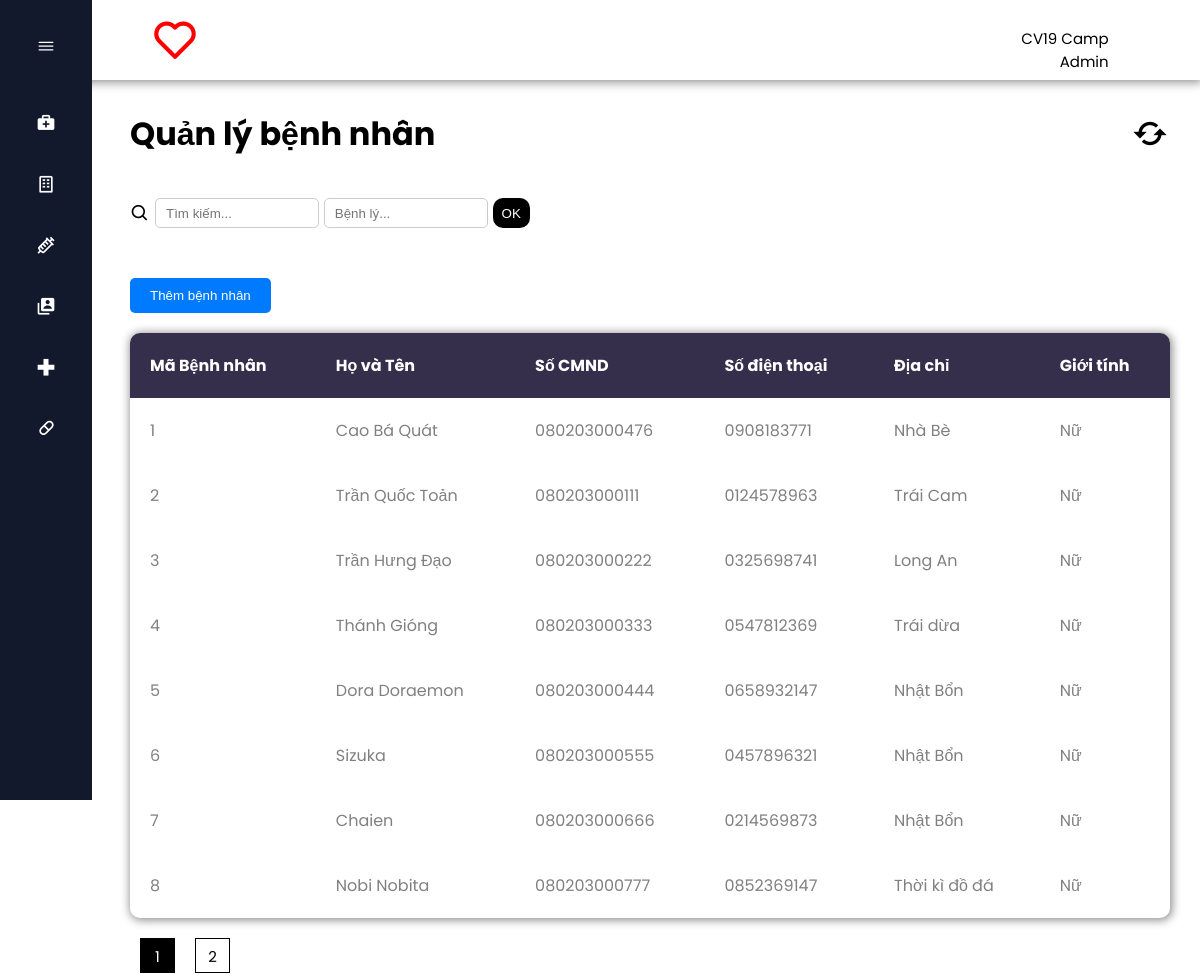
The app's page /1csdlnangcao/Benhnhan.php with its own data.
### tables this page shows
CREATE TABLE `benhnhan` (
  `MaBN` int(6) NOT NULL,
  `HoTen` varchar(50) DEFAULT NULL,
  `SoCMND` char(12) NOT NULL,
  `SDT` char(10) DEFAULT NULL,
  `DiaChi` varchar(255) DEFAULT NULL,
  `Gioitinh` char(1) DEFAULT NULL,
  `chuyendentu` varchar(255) DEFAULT NULL,
  `thongtinxnbandau` varchar(255) DEFAULT NULL,
  `Ma_Staff` int(6) DEFAULT NULL,
  `Ngay_nhap_vien` datetime DEFAULT NULL,
  `Ngay_xuat_vien` datetime DEFAULT NULL,
  `Ma_Nurse` int(6) DEFAULT NULL
);

### 1csdlnangcao/mvc/Models/DBConfig.php (called while the page is built, shortened)
<?php
    class Database{
        private $hostname = 'localhost';
        private $username = 'root';
        private $password = '';
        private $dbname = 'testdb';
        private $conn = null;
        private $result = null;
        public function connect(){
            $this->conn = new mysqli($this->hostname, $this->username, $this->password, $this->dbname);
            if(!$this->conn){
                echo "Failed to connect database";
                exit();
            }
            else{
                mysqli_set_charset($this->conn, "utf8");
            }
            return $this->conn;
        }
        public function execute($sql){
            $this->result = $this->conn->query($sql);
            return $this->result;
        }
        public function getData(){
            if($this->result){
                $data = mysqli_fetch_array($this->result);
            }
            else{
                $data = 0;
            }
            return $data;
        }
    }
?>

### 1csdlnangcao/Benhnhan.php (the view, shortened to what this page needs)
<!DOCTYPE html>
<html lang="en">
<head>
    <link href='https://unpkg.com/boxicons@2.1.4/css/boxicons.min.css' rel='stylesheet'>
    <link rel="stylesheet" href="./css/style-homepage.css">
    <link rel="stylesheet" href="https://cdnjs.cloudflare.com/ajax/libs/remixicon/3.4.0/remixicon.css">
</head>
<body>
    <?php
    include("./include/header.php");
    include("./mvc/Models/DBConfig.php");
    $db = new Database;
    $conn = $db->connect();
    $itemOfPage = !empty($_GET['itemOfPage']) ? $_GET['itemOfPage'] : 8;
    $currentPage = !empty($_GET['page']) ? $_GET['page'] : 1;
    $offset = ($currentPage - 1) * $itemOfPage;
    $sql = "SELECT bn.MaBN, bn.HoTen, bn.SoCMND, bn.SDT, bn.DiaChi, bn.Gioitinh, bn.chuyendentu, bn.thongtinxnbandau, bn.Ma_Staff,
    bn.Ngay_nhap_vien, bn.Ngay_xuat_vien, bn.Ma_Nurse FROM benhnhan bn ORDER BY 'MaBN' ASC LIMIT " . $itemOfPage . " OFFSET " . $offset . "";
    $totalProduct = mysqli_query($conn, "SELECT * FROM `benhnhan`");
    $totalProduct = $totalProduct->num_rows;
    $totalPage = ceil($totalProduct / $itemOfPage);
    $result = $db->execute($sql);
    ?>
    <div class="home_content">
        <div class="header-title">
            <h1>Quản lý bệnh nhân</h1>
            <i class='bx bx-refresh' onclick="refreshPages()"></i>
        </div>
        <div class="search-sort">
        <form action="" method="post">
            <div class="search-bar">
            <i class='bx bx-search'></i>
            <input type="text" name="searchdata" id="searchdata" placeholder="Tìm kiếm...">
            <input type="text" name="search_disease" placeholder="Bệnh lý...">
            <button type="submit" name="search">OK</button>
            </div>
        </form>
        </div>
        <div class="add-new-obj">
            <form action="./add_obj/thembenhnhan.php" method="post">
                <input type="submit" value="Thêm bệnh nhân">
            </form>
        </div>
        <div class="table-BN">
            <table>
                <tr class="tr-title">
                    <th>Mã Bệnh nhân</th>
                    <th>Họ và Tên</th>
                    <th>Số CMND</th>
                    <th>Số điện thoại</th>
                    <th>Địa chỉ</th>
                    <th>Giới tính</th>
                </tr>
                <?php
                if (isset($_POST['search'])) {
                } else {
                    if ($result) {
                        while ($row = $db->getData()) {
                            ?>
                            <tr class="data-table" data-href="./detail/detailPatient.php?id=<?= $row['MaBN'] ?>">
                                <td>
                                    <?php echo $row["MaBN"]; ?>
                                </td>
                                <td>
                                    <?php echo $row["HoTen"]; ?>
                                </td>
                                <td>
                                    <?php echo $row["SoCMND"]; ?>
                                </td>
                                <td>
                                    <?php echo $row["SDT"]; ?>
                                </td>
                                <td>
                                    <?php echo $row["DiaChi"]; ?>
                                </td>
                                <td>
                                    <?php
                                    if ($row["Gioitinh"] == "M") {
                                        echo "Nam";
                                    } else {
                                        echo "Nữ";
                                    }
                                    ?>
                                </td>
                            </tr>
                            <?php
                        }
                    }
                }
                ?>
        </table>
    </div>
    <div class="paging">
        <ul class="paging-lists">
            <?php
            for ($i = 1; $i <= $totalPage; $i++) {
                if ($i != $currentPage) {
                    if ($i > $currentPage - 3 && $i < $currentPage + 3) {
            ?>
                        <li class="paging-item" onclick="activeLink()"><a href="?itemOfPage=<?= $itemOfPage ?>&page=<?= $i ?>"><?= $i ?></a></li>
                    <?php
                    }
                } else {
                    ?>
                    <li class="paging-item active-paging"><a href="?itemOfPage=<?= $itemOfPage ?>&page=<?= $i ?>"><?= $i ?></a></li>
            <?php
                }
            }
            ?>
        </ul>
    </div>
    </div>
</body>
</html>

### 1csdlnangcao/include/header.php (shortened to what this page needs)
<header class="header">
        <div class="info-admin">
            <ul class="list-admin">
                <li>
                    <i class='bx bx-heart logo-main'></i>
                </li>
                <li class="notification-and-admin">
                    <div class="information-admin">
                        <div class="name-user">
                            <p>CV19 Camp</p>
                            <span>Admin</span>
                        </div>
                    </div>
                </li>
            </ul>
        </div>
    </header>
    <div class="l-navbar" id="navbar">
        <nav class="nav">
            <div>
                <div class="nav__brand">
                    <ion-icon name="menu-outline" class="nav__toggle" id="nav-toggle"></ion-icon>
                </div>
                <div class="nav__list">
                    <a href="./Benhnhan.php" class="nav__link">
                        <i class='bx bxs-first-aid nav_icon'></i>
                    </a>
                    <a href="./Phong.php" class="nav__link">
                        <i class='bx bx-building nav_icon'></i>
                    </a>
                    <a href="./xetnghiem.php" class="nav__link">
                        <i class='bx bx-injection nav_icon'></i>
                    </a>
                    <a href="./Nhanvien.php" class="nav__link">
                        <i class='bx bxs-user-account nav_icon'></i>
                    </a>
                    <a href="./dieutri.php" class="nav__link">
                        <i class='bx bx-plus-medical nav_icon'></i>
                    </a>
                    <a href="./thuoc.php" class="nav__link">
                        <i class='bx bx-capsule nav_icon'></i>
                    </a>
                </div>
            </div>
        </nav>
    </div>

### 1csdlnangcao/css/style-homepage.css (style rules this page uses)
:root { --nav-width: 92px; --first-color: #0C5DF4; --bg-color: #12192C; --sub-color: #B6CEFC; --white-color: #FFF; --body-font: 'Poppins', sans-serif; --normal-font-size: 1rem; --small-font-size: .875rem; --z-fixed: 100; }
* { margin: 0px; padding: 0px; box-sizing: border-box; }
body, html { height: 100%; position: relative; font-family: var(--body-font); }
a { text-decoration: none; color: #000; }
li { list-style: none; }
.l-navbar { position: fixed; top: 0; left: 0; width: var(--nav-width); height: 100vh; background-color: var(--bg-color); color: var(--white-color); padding: 1.5rem 1.5rem 2rem; transition: .5s; z-index: var(--z-fixed); }
.nav { height: 100%; display: flex; flex-direction: column; justify-content: space-between; overflow: hidden; }
.nav__brand { display: grid; grid-template-columns: max-content max-content; justify-content: space-between; align-items: center; margin-bottom: 2rem; }
.nav__toggle { font-size: 1.25rem; padding: .75rem; cursor: pointer; }
.nav__link { display: grid; grid-template-columns: max-content max-content; align-items: center; column-gap: .75rem; padding: .75rem; color: var(--white-color); border-radius: .5rem; margin-bottom: 1rem; transition: .3s; cursor: pointer; }
.nav_icon { font-size: 1.25rem; }
.home_content { position: absolute; height: 100%; width: calc(100% - 100px); left: 100px; transition: all .5s ease; padding: 30px; z-index: 9; }
.info-admin { height: 80px; width: 100%; box-shadow: 1px 1px 10px 1px #888888 }
.info-admin .list-admin { display: flex; justify-content: space-between; align-items: center; }
.notification-and-admin { padding-top: 20px; width: 250px; display: flex; justify-content: space-around; align-items: center; }
.information-admin { display: flex; justify-content: center; align-items: flex-start; text-align: right; font-size: 15px; margin-right: 30px; position: relative; }
.name-user { margin-left: 10px; }
.logo-main { margin-left: 150px; line-height: 80px; font-size: 50px; color: red; cursor: pointer; }
.header-title { display: flex; justify-content: space-between; align-items: center; }
.header-title .bx-refresh { font-size: 40px; cursor: pointer; }
.search-sort { display: flex; justify-content: space-between; align-items: center; margin-top: 40px; margin-bottom: 50px; }
.search-bar { width: 400px; display: flex; justify-content: flex-start; align-items: center; }
.search-bar input { margin-left: 5px; width: 100%; height: 30px; padding: 10px; outline: none; border-radius: 10px; }
.search-bar button { width: 100px; height: 30px; margin-left: 5px; border-radius: 10px; outline: none; border: none; background-color: #000; color: #fff; cursor: pointer; }
.search-bar .bx-search { font-size: 20px; }
table { font-family: var(--body-font); border-radius: 10px; box-shadow: 1px 1px 10px 1px #888888; text-align: left; overflow: hidden; }
table .tr-title { background-color: #362F4B; border-radius: 50px; color: white; }
table, td, th { margin-top: 20px; padding: 20px; }
table { width: 100%; border-collapse: collapse; margin: 20px 0; }
tr { color: #808080; }
input[type="text"], select { width: 100%; padding: 10px; border: 1px solid #ccc; border-radius: 5px; }
input[type="submit"] { background-color: #007BFF; color: #fff; border: none; padding: 10px 20px; border-radius: 5px; cursor: pointer; }
.paging { display: flex; justify-content: flex-start; align-items: center; width: 500px; }
.paging-lists { cursor: pointer; display: flex; justify-content: center; align-items: center; }
.paging-item { text-align: center; line-height: 35px; margin: 0 10px; font-size: 15px; width: 35px; height: 35px; border: 1px solid #000; }
.active-paging, .active-paging a { background-color: #000; color: #fff; }

### records on screen
benhnhan: MaBN "1", HoTen "Cao Bá Quát", SoCMND "080203000476", SDT "0908183771", DiaChi "Nhà Bè", Gioitinh "Nữ"
benhnhan: MaBN "2", HoTen "Trần Quốc Toản", SoCMND "080203000111", SDT "0124578963", DiaChi "Trái Cam", Gioitinh "Nữ"
benhnhan: MaBN "3", HoTen "Trần Hưng Đạo", SoCMND "080203000222", SDT "0325698741", DiaChi "Long An", Gioitinh "Nữ"
benhnhan: MaBN "4", HoTen "Thánh Gióng", SoCMND "080203000333", SDT "0547812369", DiaChi "Trái dừa", Gioitinh "Nữ"
benhnhan: MaBN "5", HoTen "Dora Doraemon", SoCMND "080203000444", SDT "0658932147", DiaChi "Nhật Bổn", Gioitinh "Nữ"
benhnhan: MaBN "6", HoTen "Sizuka", SoCMND "080203000555", SDT "0457896321", DiaChi "Nhật Bổn", Gioitinh "Nữ"
benhnhan: MaBN "7", HoTen "Chaien", SoCMND "080203000666", SDT "0214569873", DiaChi "Nhật Bổn", Gioitinh "Nữ"
benhnhan: MaBN "8", HoTen "Nobi Nobita", SoCMND "080203000777", SDT "0852369147", DiaChi "Thời kì đồ đá", Gioitinh "Nữ"
